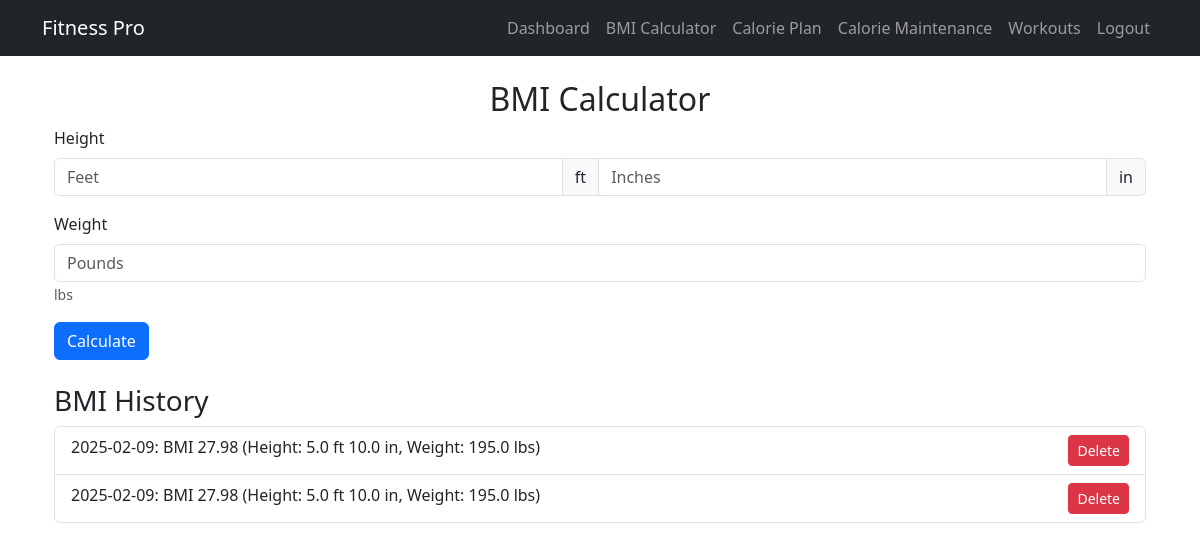
/bmi_calculator (signed in), run on an earlier commit of the app's database.
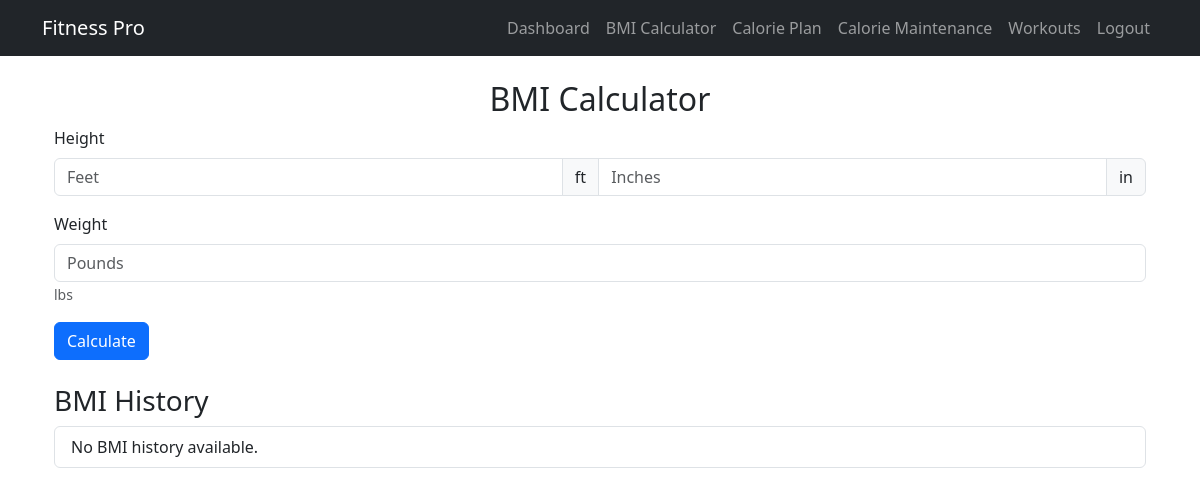
And on a later commit of the database.
### app.py (models this page shows)
class BMIHistory(db.Model):
    id = db.Column(db.Integer, primary_key=True)
    user_id = db.Column(db.Integer, db.ForeignKey('user.id'), nullable=False)
    height_ft = db.Column(db.Float, nullable=False)
    height_in = db.Column(db.Float, nullable=False)
    weight = db.Column(db.Float, nullable=False)
    bmi = db.Column(db.Float, nullable=False)
    date = db.Column(db.DateTime, nullable=False, default=db.func.current_timestamp())

### app.py (the view, shortened to what this page needs)
@app.route('/bmi_calculator', methods=['GET', 'POST'])
@login_required
def bmi_calculator():
    form = BMIForm()
    bmi_result = None
    bmi_history = BMIHistory.query.filter_by(user_id=current_user.id).all()
    return render_template('bmi_calculator.html', form=form, bmi_result=bmi_result, bmi_history=bmi_history)

### app.py
class BMIForm(FlaskForm):
    height_ft = FloatField('Height (ft)', validators=[DataRequired()])
    height_in = FloatField('Height (in)', validators=[DataRequired()])
    weight = FloatField('Weight (lbs)', validators=[DataRequired(), NumberRange(min=10, max=1000)])
    submit = SubmitField('Calculate BMI')

### app.py (called while the page is built)
@login_manager.user_loader
def load_user(user_id):
    return User.query.get(int(user_id))

### templates/bmi_calculator.html (shortened to what this page needs)
{% extends "base.html" %}
{% block content %}
<div class="container mt-4">
    <h2 class="text-center">BMI Calculator</h2>
    <form method="POST">
        <div class="mb-3">
            <label for="height" class="form-label">Height</label>
            <div class="input-group">
                {{ form.height_ft(class_='form-control', id='height_ft', placeholder='Feet') }}
                <span class="input-group-text">ft</span>
                {{ form.height_in(class_='form-control', id='height_in', placeholder='Inches') }}
                <span class="input-group-text">in</span>
            </div>
        </div>
        <div class="mb-3">
            <label for="weight" class="form-label">Weight</label>
            {{ form.weight(class_='form-control', id='weight', placeholder='Pounds') }}
            <span class="form-text">lbs</span>
        </div>
        <button type="submit" class="btn btn-primary">Calculate</button>
    </form>
    <h3 class="mt-4">BMI History</h3>
    <ul class="list-group">
        {% for entry in bmi_history %}
            <li class="list-group-item">
                {{ entry.date.strftime('%Y-%m-%d') }}: BMI {{ entry.bmi|round(2) }} (Height: {{ entry.height_ft }} ft {{ entry.height_in }} in, Weight: {{ entry.weight }} lbs)
                <a href="{{ url_for('delete_bmi', entry_id=entry.id) }}" class="btn btn-danger btn-sm float-end">Delete</a>
            </li>
        {% else %}
            <li class="list-group-item">No BMI history available.</li>
        {% endfor %}
    </ul>
</div>
{% endblock %}

### templates/base.html (shortened to what this page needs)
<!DOCTYPE html>
<html lang="en">
<head>
    <link href="https://cdn.jsdelivr.net/npm/bootstrap@5.3.0/dist/css/bootstrap.min.css" rel="stylesheet">
</head>
<body>
    <nav class="navbar navbar-expand-lg navbar-dark bg-dark">
        <div class="container">
            <a class="navbar-brand" href="/dashboard">Fitness Pro</a>
            <div class="collapse navbar-collapse" id="navbarNav">
                <ul class="navbar-nav ms-auto">
                    {% if current_user.is_authenticated %}
                        <li class="nav-item"><a class="nav-link" href="{{ url_for('dashboard') }}">Dashboard</a></li>
                        <li class="nav-item"><a class="nav-link" href="{{ url_for('bmi_calculator') }}">BMI Calculator</a></li>
                        <li class="nav-item"><a class="nav-link" href="{{ url_for('calorie_plan') }}">Calorie Plan</a></li>
                        <li class="nav-item"><a class="nav-link" href="{{ url_for('calorie_maintenance') }}">Calorie Maintenance</a></li>
                        <li class="nav-item"><a class="nav-link" href="{{ url_for('workout_selection') }}">Workouts</a></li>
                        <li class="nav-item"><a class="nav-link" href="{{ url_for('logout') }}">Logout</a></li>
                    {% else %}
                        <li class="nav-item"><a class="nav-link" href="{{ url_for('login') }}">Login</a></li>
                        <li class="nav-item"><a class="nav-link" href="{{ url_for('register') }}">Register</a></li>
                    {% endif %}
                </ul>
            </div>
        </div>
    </nav>
    <div class="container mt-4">
        {% block content %}{% endblock %}
    </div>
</body>
</html>

What changed in the data, as far as the page shows it:
removed BMIHistory: date "2025-02-09", bmi "27.98", height_ft "5.0", height_in "10.0", weight "195.0"
removed BMIHistory: date "2025-02-09", bmi "27.98", height_ft "5.0", height_in "10.0", weight "195.0"
Also different on the page:
text now shown: "No BMI history available."
